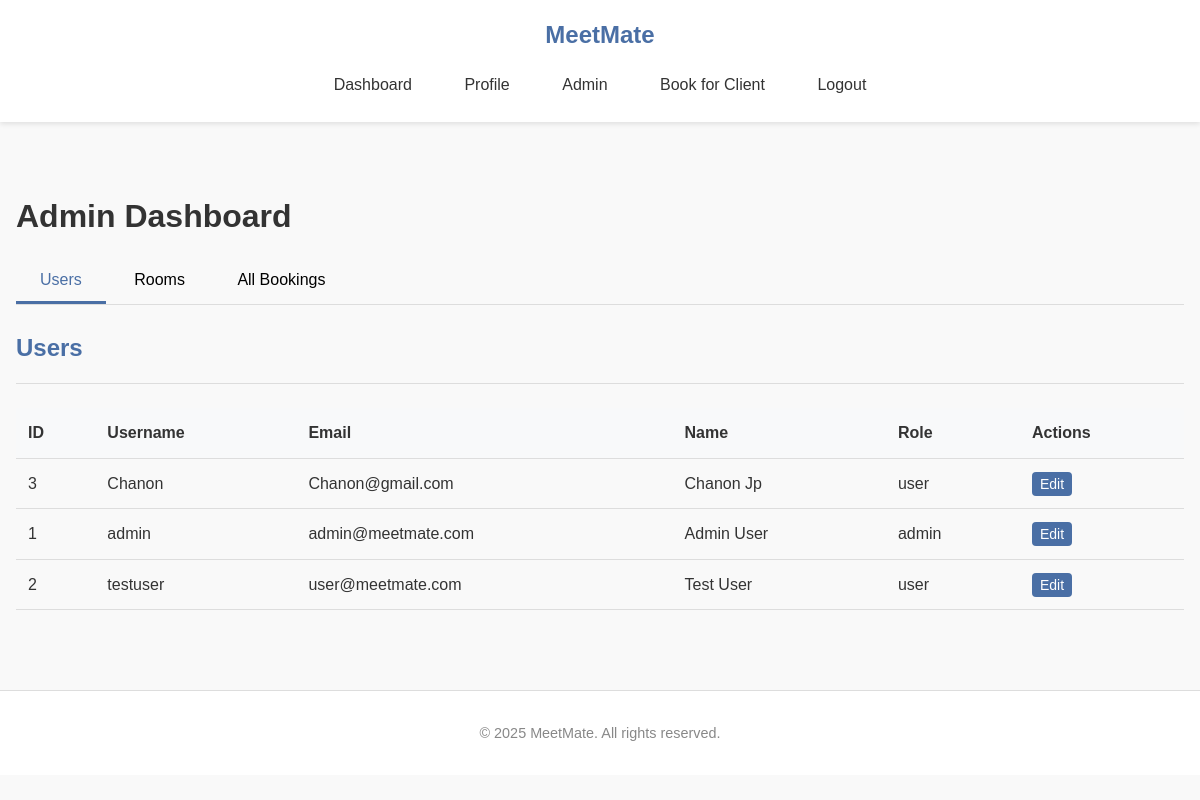
Page /admin (signed in) on the earlier database version.
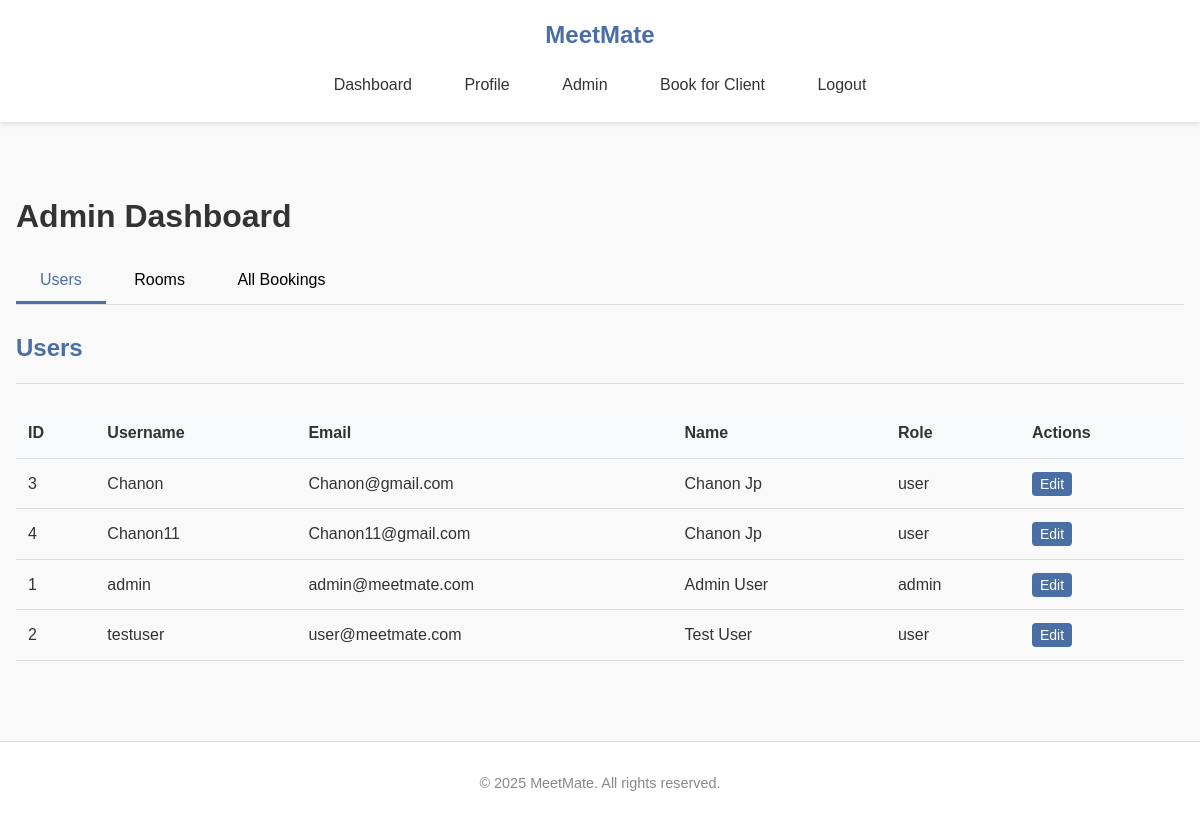
Same page on the later database version.
### tables this page shows
CREATE TABLE users (
                id INTEGER PRIMARY KEY AUTOINCREMENT,
                username TEXT NOT NULL UNIQUE,
                email TEXT NOT NULL UNIQUE,
                password TEXT NOT NULL,
                firstname TEXT,
                lastname TEXT,
                dob TEXT,
                address TEXT,
                role TEXT DEFAULT 'user'
            );

### app.py (the view)
@app.route('/admin')
@login_required
@admin_required
def admin():
    connection = get_database_connection()
    cursor = connection.cursor()
    cursor.execute("SELECT * FROM users ORDER BY username")
    users = [dict(row) for row in cursor.fetchall()]
    cursor.execute("SELECT * FROM rooms ORDER BY name")
    rooms = [dict(row) for row in cursor.fetchall()]
    now = datetime.now()
    current_date = now.date()
    current_time = now.time()
    from datetime import date
    today = date.today().strftime('%Y-%m-%d')
    cursor.execute('''
        SELECT
            b.id,
            b.date,
            b.time_start,
            b.time_end,
            b.notes,
            u.username,
            r.name as room_name,
            admin.username as admin_name
        FROM bookings b
        JOIN users u ON b.user_id = u.id
        JOIN rooms r ON b.room_id = r.id
        LEFT JOIN users admin ON b.booking_admin_id = admin.id
        WHERE b.date = ?
        ORDER BY b.time_start
    ''', (today,))
    today_bookings = []
    for row in cursor.fetchall():
        booking = dict(row)
        if booking['admin_name']:
            booking['booked_by'] = f"Admin: {booking['admin_name']}"
        else:
            booking['booked_by'] = "Self"
        booking_date = date.fromisoformat(booking['date'])
        booking_start_time = time.fromisoformat(booking['time_start'] + ':00' if len(booking['time_start']) == 5 else booking['time_start'])
        if booking_date == current_date:
            booking['can_cancel'] = current_time < booking_start_time
            booking['status'] = 'Complete' if current_time >= booking_start_time else None
        else:
            booking['can_cancel'] = True
            booking['status'] = None
        today_bookings.append(booking)
    cursor.execute('''
        SELECT
            b.id,
            b.date,
            b.time_start,
            b.time_end,
            b.notes,
            u.username,
            r.name as room_name,
            admin.username as admin_name
        FROM bookings b
        JOIN users u ON b.user_id = u.id
        JOIN rooms r ON b.room_id = r.id
        LEFT JOIN users admin ON b.booking_admin_id = admin.id
        ORDER BY b.date, b.time_start
    ''')
    all_bookings = []
    for row in cursor.fetchall():
        booking = dict(row)
        if booking['admin_name']:
            booking['booked_by'] = f"Admin: {booking['admin_name']}"
        else:
            booking['booked_by'] = "Self"
        booking_date = date.fromisoformat(booking['date'])
        booking_start_time = time.fromisoformat(booking['time_start'] + ':00' if len(booking['time_start']) == 5 else booking['time_start'])
        if booking_date > current_date:
            booking['can_cancel'] = True
            booking['status'] = None
        elif booking_date == current_date:
            booking['can_cancel'] = current_time < booking_start_time
            booking['status'] = 'Complete' if current_time >= booking_start_time else None
        else:
            booking['can_cancel'] = False
            booking['status'] = 'Complete'
        all_bookings.append(booking)
    connection.close()
    return render_template('admin.html', users=users, rooms=rooms, bookings=all_bookings, today_bookings=today_bookings, today_date=today)

### app.py (called while the page is built)
def get_database_path():
    app_directory = app.root_path
    instance_directory = os.path.join(app_directory, 'instance')
    os.makedirs(instance_directory, exist_ok=True)
    database_path = os.path.join(instance_directory, 'meetmate.db')
    return database_path

def get_database_connection():
    db_path = get_database_path()
    connection = sqlite3.connect(db_path)
    connection.row_factory = sqlite3.Row
    return connection

def get_user_by_id(user_id):
    connection = get_database_connection()
    cursor = connection.cursor()
    cursor.execute("SELECT * FROM users WHERE id = ?", (user_id,))
    user = cursor.fetchone()
    connection.close()
    if user:
        return dict(user)
    return None

def login_required(f):
    @wraps(f)
    def decorated_function(*args, **kwargs):
        if 'user_id' not in session:
            flash('Please login to access this page', 'error')
            return redirect(url_for('login'))
        user = get_user_by_id(session['user_id'])
        if not user:
            session.clear()
            flash('Your account is no longer valid. Please login again.', 'warning')
            return redirect(url_for('login'))
        return f(*args, **kwargs)
    return decorated_function

def admin_required(f):
    @wraps(f)
    def decorated_function(*args, **kwargs):
        if 'user_id' not in session or session.get('role') != 'admin':
            flash('Admin access required for this page', 'error')
            return redirect(url_for('dashboard'))
        user=get_user_by_id(session['user_id'])
        if not user or user['role'] != 'admin':
            session.clear()
            flash('Admin session expired. Please login again.', 'warning')
            return redirect(url_for('login'))
        return f(*args, **kwargs)
    return decorated_function

### templates/admin.html (shortened to what this page needs)
{% extends "base.html" %}
{% block content %}
<div class="admin-dashboard">
    <h1>Admin Dashboard</h1>
    <div class="admin-tabs">
        <button class="tab-btn active" data-tab="users-tab">Users</button>
        <button class="tab-btn" data-tab="rooms-tab">Rooms</button>
        <button class="tab-btn" data-tab="bookings-tab">All Bookings</button>
    </div>
    <div class="tab-content">
        <div id="users-tab" class="tab-pane active">
            <div class="section-header">
                <h2>Users</h2>
            </div>
            <div class="table-responsive">
                <table class="admin-table">
                    <thead>
                        <tr>
                            <th>ID</th>
                            <th>Username</th>
                            <th>Email</th>
                            <th>Name</th>
                            <th>Role</th>
                            <th>Actions</th>
                        </tr>
                    </thead>
                    <tbody>
                        {% for user in users %}
                            <tr>
                                <td>{{ user.id }}</td>
                                <td>{{ user.username }}</td>
                                <td>{{ user.email }}</td>
                                <td>{{ user.firstname }} {{ user.lastname }}</td>
                                <td>{{ user.role }}</td>
                                <td>
                                    <button class="btn btn-sm btn-primary edit-user-btn"
                                            data-id="{{ user.id }}"
                                            data-username="{{ user.username }}"
                                            data-email="{{ user.email }}"
                                            data-firstname="{{ user.firstname }}"
                                            data-lastname="{{ user.lastname }}"
                                            data-dob="{{ user.dob }}"
                                            data-address="{{ user.address }}"
                                            data-role="{{ user.role }}">
                                        Edit
                                    </button>
                                </td>
                            </tr>
                        {% endfor %}
                    </tbody>
                </table>
            </div>
        </div>
    </div>
</div>
{% endblock %}

### templates/base.html (shortened to what this page needs)
<!DOCTYPE html>
<html>
    <head>
        <link rel="stylesheet" type="text/css" href="{{ url_for('static', filename='css/style.css')}}" />
        <link rel="stylesheet" type="text/css" href="{{ url_for('static', filename='css/admin-additions.css')}}" />
    </head>
    <body>
        <header>
            <div class="header-content">
                <div class="logo">
                    <a href="{{ url_for('index') }}">MeetMate</a>
                </div>
                <nav>
                    <ul>
                        {% if session.user_id %}
                            <li><a href="{{ url_for('dashboard') }}">Dashboard</a></li>
                            <li><a href="{{ url_for('profile') }}">Profile</a></li>
                            {% if session.role == 'admin' %}
                                <li><a href="{{ url_for('admin') }}">Admin</a></li>
                                <li><a href="{{ url_for('admin_book') }}">Book for Client</a></li>
                            {% endif %}
                            <li><a href="{{ url_for('logout') }}">Logout</a></li>
                        {% else %}
                            <li><a href="{{ url_for('about') }}">About</a></li>
                            <li><a href="{{ url_for('login') }}">Login</a></li>
                            <li><a href="{{ url_for('register') }}">Register</a></li>
                        {% endif %}
                    </ul>
                </nav>
            </div>
        </header>
        <div class="container">
            {% block content %}{% endblock %}
        </div>
        <footer>
            <p>&copy; 2025 MeetMate. All rights reserved.</p>
        </footer>
    </body>
</html>

### static/css/style.css (style rules this page uses)
body { font-family: Arial, sans-serif; line-height: 1.6; color: #333; background-color: #f9f9f9; margin: 0; padding: 0; }
h1, h2, h3, h4, h5, h6 { margin-bottom: 1rem; font-weight: bold; }
a { text-decoration: none; color: #4a6fa5; }
.container { max-width: 1200px; margin: 0 auto; padding: 1rem; min-height: 500px; }
header { background-color: white; box-shadow: 0 2px 5px rgba(0, 0, 0, 0.1); padding: 1rem 2rem; }
header .header-content { display: block; text-align: center; }
.logo a { font-size: 1.5rem; font-weight: bold; color: #4a6fa5; }
nav ul { list-style: none; padding: 0; margin: 10px 0 0 0; text-align: center; }
nav ul li { display: inline-block; margin: 0 1rem; }
nav ul li a { color: #333; padding: 0.5rem; display: block; }
footer { text-align: center; padding: 1rem; background-color: white; border-top: 1px solid #ddd; color: #888; font-size: 0.9rem; margin-top: 2rem; }
.btn { display: inline-block; padding: 0.5rem 1rem; background-color: #4a6fa5; color: white; border: none; border-radius: 4px; cursor: pointer; font-size: 1rem; text-decoration: none; }
.btn-primary { background-color: #4a6fa5; }
.btn-sm { padding: 0.25rem 0.5rem; font-size: 0.875rem; }
.section-header { margin-bottom: 1.5rem; border-bottom: 1px solid #ddd; padding-bottom: 1rem; }
.section-header h2 { color: #4a6fa5; margin: 0; }
.admin-dashboard { padding: 2rem 0; }
.admin-tabs { margin-bottom: 1.5rem; border-bottom: 1px solid #ddd; }
.tab-btn { background: none; border: none; padding: 0.75rem 1.5rem; cursor: pointer; font-size: 1rem; border-bottom: 3px solid transparent; }
.tab-btn.active { color: #4a6fa5; border-bottom-color: #4a6fa5; }
.tab-pane { display: none; }
.tab-pane.active { display: block; }
.table-responsive { overflow-x: auto; }
.admin-table { width: 100%; border-collapse: collapse; }
.admin-table th, .admin-table td { padding: 0.75rem; text-align: left; border-bottom: 1px solid #ddd; }
.admin-table th { background-color: #f8f9fa; font-weight: bold; }

Differences in the rows shown:
added users: id "4", username "Chanon11", email "Chanon11@gmail.com", firstname "Chanon", lastname "Jp", role "user"
